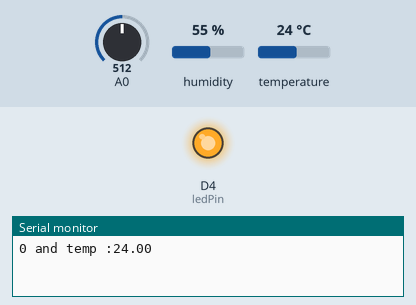
The sketch below on a simulated ESP8266 (Wemos D1 mini). Shown: output pins drawn as LEDs (lit = HIGH), the last lines printed to the serial monitor. The test bench sets the inputs (shaded band); at power-on: A0 = 512, humidity 55 %, temperature 24 °C. WiFi joins after 1.5 s; servers stay silent unless stated; no MQTT or app messages arrive unless stated. At 4.8 s the program puts the board to deep sleep or switches it off; the recording ends there.

Above: at 0.4 s.
At 2.52 s:
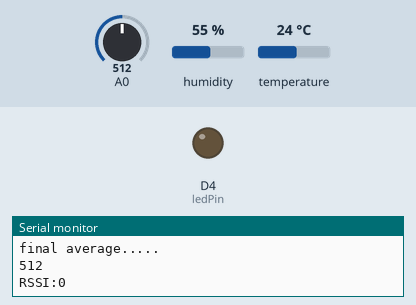
Timing chart, 0 to 4.8 s (numbered marks = the images above):
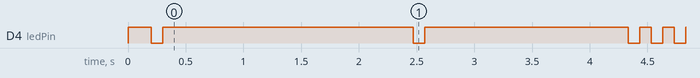

The sketch:

temp_sensor.ino
```cpp
#include "DHTesp.h"
#include <ESP8266WiFi.h>
#include <PubSubClient.h>
//ensure select wemos d1 mini esp12 nodemcu board
const char* ssid = "stayaway"; // Enter your WiFi name
const char* password =  "xxxx"; // Enter WiFi password
const char* mqttServer = "xxxm";
const int mqttPort = 10140;
const char* mqttUser = "xxxx";
const char* mqttPassword = "xxxx";

const int ledPin =  LED_BUILTIN;
IPAddress staticIP(192, 168, 0, 49);
IPAddress gateway(192, 168, 0, 1);
IPAddress subnet(255, 255, 255, 0);
IPAddress dns(192, 168, 0, 1);

WiFiClient espClient;
PubSubClient client(espClient);
DHTesp dht;
static char temp[15];
static char humidity[15];
static char voltage[15];
static char adc[15];
static char rssi[15];
unsigned int raw = 0;
String raw_string;
#define durationSleep 3600000000
//10 Minutes = 600000000 Microseconds
// 3600000000 microsecond = 60 minute
//120 Minutes = 7200000000 Microseconds
//180 Minutes = 10800000000 Microseconds
void setup() {
  Serial.begin(115200);
  //turn wifi radio off - saves a bit of power
  WiFi.mode ( WIFI_OFF );
  WiFi.forceSleepBegin();
  delay(1);
  // ----------

  //setup sensoors and read Sensor data and set variables
  dht.setup(D5, DHTesp::DHT22);
  pinMode(A0, INPUT);
  pinMode(ledPin, OUTPUT);
  //flash led to show start
  digitalWrite(ledPin, HIGH);
  delay(200);
  digitalWrite(ledPin, LOW);
  delay (100);
  digitalWrite(ledPin, HIGH);

  //temp
  float t = dht.getTemperature();
  float temp_read = dht.getTemperature();
  int i;
  for (i = 0; i < 10; i++) {
    temp_read = dht.getTemperature();
    t += temp_read;
    Serial.print(i);
    Serial.print(" and temp :");
    Serial.println(temp_read);
    delay(100);
  }

  t /= 11;
  Serial.println("final average.....");
  Serial.println(t);
  dtostrf(t, 5, 2, temp);

  //voltage
  raw = analogRead(A0);
  int temp_raw = analogRead(A0);
  for (i = 0; i < 10; i++) {
    raw = analogRead(A0);
    temp_raw += raw;
    Serial.print(i);
    Serial.print(" and ADC :");
    Serial.println(raw);
    delay(100);
  }
  temp_raw /= 11;
  float volt = temp_raw / 89.8;
  Serial.println("final average.....");
  Serial.println(temp_raw);

  //volt = volt * 4.2;
  dtostrf(volt, 5, 2, voltage);
  dtostrf(raw, 5, 2, adc);

  // humidity
  float h = dht.getHumidity();
  dtostrf(h, 5, 2, humidity);
  //wifi db
  long db = WiFi.RSSI();
  ltoa(db, rssi, 10);
  Serial.print("RSSI:");
  Serial.println(rssi);
  //-----------

  //bring up wifi and connect
  digitalWrite(ledPin, HIGH);
  delay(100);
  digitalWrite(ledPin, LOW);
  delay (100);
  digitalWrite(ledPin, HIGH);

  WiFi.forceSleepWake();
  delay(1);
  WiFi.persistent( false );
  WiFi.mode ( WIFI_STA ) ;
  WiFi.begin(ssid, password);
  WiFi.config(staticIP, dns, gateway, subnet);
  while (WiFi.status() != WL_CONNECTED) {
    delay(200);
    Serial.println("Connecting to WiFi...");
  }
  Serial.println("Connected to Wifi..");
  Serial.println(WiFi.localIP());
  db = WiFi.RSSI();
  ltoa(db, rssi, 10);
  Serial.print("RSSI....after connect:");
  Serial.println(rssi);

  client.setServer(mqttServer, mqttPort);


  while (!client.connected()) {
    Serial.println("Connecting MQTT....");
    if (client.connect("ESP12Board", mqttUser, mqttPassword )) {

    } else {
      Serial.print("failed, rc=");
      Serial.print(client.state());
      Serial.println(" try again in 1 seconds");
      delay(1000);
    }
  }
  //------------------
  //publish mqtt
  Serial.println("publishing to mqtt..");
  client.publish("xxxxx/esp12board/sensor/esp_temperature/state", temp); //Topic name
  client.publish("xxxx/esp12board/sensor/battery_voltage/state", voltage); //A0 value
  client.publish("xxxx/esp12board/sensor/esp32_wifisignal/state", rssi); //Topic name
  client.publish("xxxx/esp12board/sensor/esp_humidity/state", humidity); //Topic name
  client.publish("xxxx/esp12board/sensor/adc/state", adc); //Topic name

  //flash led to show done
  digitalWrite(ledPin, HIGH);
  delay(100);
  digitalWrite(ledPin, LOW);
  delay (100);
  digitalWrite(ledPin, HIGH);
  delay(100);
  digitalWrite(ledPin, LOW);
  delay (100);
  digitalWrite(ledPin, HIGH);
  delay(100);
  digitalWrite(ledPin, LOW);
  delay (100);
  digitalWrite(ledPin, HIGH);

  Serial.println("entering deep sleep.....");
  //enter sleep
  WiFi.disconnect(true);
  delay(1);
  ESP.deepSleep(durationSleep, WAKE_RF_DISABLED );
  //ESP.deepSleep(5e6, WAKE_RF_DISABLED);
}

void loop() {
  int raw = analogRead(A0);
  float volt = 0.1;
  volt = raw / 193.00;
  Serial.begin(115200);
  Serial.println(raw);
  Serial.println(volt);
  //raw_string = String (raw);
  //raw_string.toCharArray(voltage,5);
  //client.publish("tele/esp12board/sensor/battery_voltage/state", voltage);
  delay(2000);
}
```

Measured:
- by itself, D4 (ledPin): LOW → HIGH at 0.00 s, → LOW 0.20 s later, → HIGH 0.10 s later, → LOW 2.2 s later, … (11 changes in this stretch)
